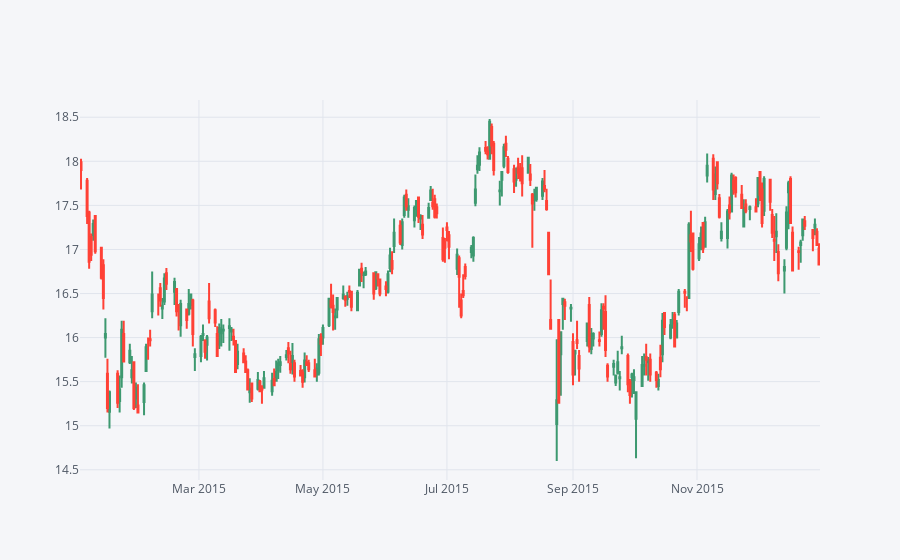

Write notebook code for a chart like this one.
### Markdown cell above
** Use .iplot(kind='candle) to create a candle plot of Bank of America's stock from Jan 1st 2015 to Jan 1st 2016.**

### Code cell
bank_stocks['BAC'][['Open', 'High', 'Low', 'Close']]['20150101':'20160101'].iplot(kind='candle')

### Figure 1 — Plotly figure (JSON) as saved in the notebook; plotly's stock layout.template omitted (floating-point values rounded to 4 significant figures; data arrays with more than 128 entries replaced by an {"elided": "..."} marker saying what was removed)
{"data": [{"boxpoints": false, "fillcolor": "#3D9970", "line": {"color": "#3D9970"}, "name": "Increasing", "showlegend": false, "type": "box", "whiskerwidth": 0, "x": {"elided": "732 str values"}, "y": {"elided": "732 float values"}}, {"boxpoints": false, "fillcolor": "#FF4136", "line": {"color": "#FF4136"}, "name": "Decreasing", "showlegend": false, "type": "box", "whiskerwidth": 0, "x": {"elided": "780 str values"}, "y": {"elided": "780 float values"}}], "layout": {"hovermode": "closest", "legend": {"bgcolor": "#F5F6F9", "font": {"color": "#4D5663"}}, "paper_bgcolor": "#F5F6F9", "plot_bgcolor": "#F5F6F9", "titlefont": {"color": "#4D5663"}, "xaxis1": {"gridcolor": "#E1E5ED", "showgrid": true, "tickfont": {"color": "#4D5663"}, "title": "", "titlefont": {"color": "#4D5663"}, "zerolinecolor": "#E1E5ED"}, "yaxis1": {"gridcolor": "#E1E5ED", "showgrid": true, "tickfont": {"color": "#4D5663"}, "title": "", "titlefont": {"color": "#4D5663"}, "zerolinecolor": "#E1E5ED"}}}
